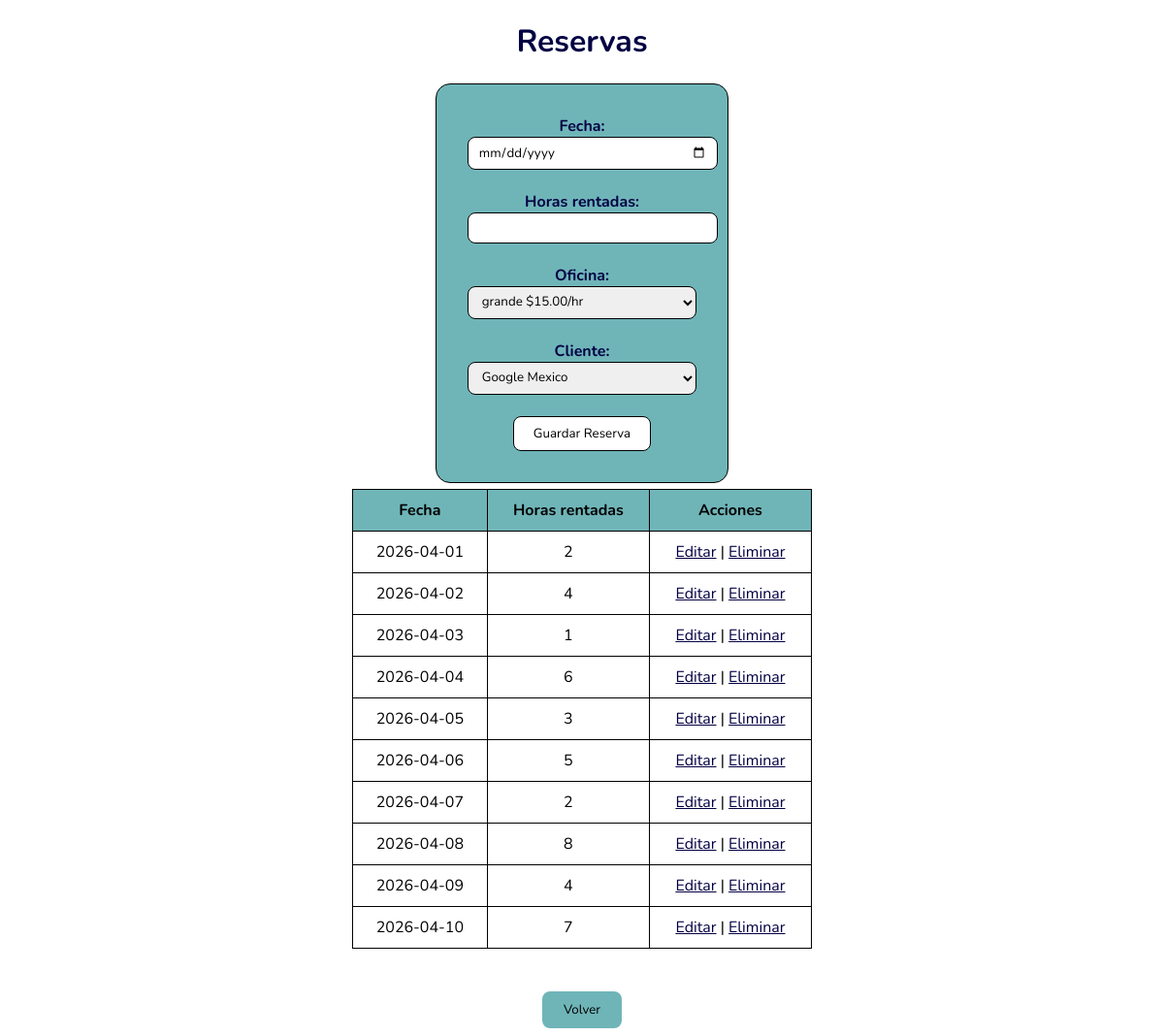
Page /reserva.php on the committed database.
### tables this page shows
CREATE TABLE `reservas` (
  `Id_reservas` int(11) NOT NULL,
  `fecha` date NOT NULL,
  `horas_rentadas` int(3) NOT NULL,
  `Id_oficina` int(11) NOT NULL,
  `Id_cliente` int(11) NOT NULL
);

### reserva.php (the view, shortened to what this page needs)
<?php include("BaseDeDatos.php"); ?>
<!DOCTYPE html>
<html lang="es">
<head>
</head>
<body>
  <h1>Reservas</h1>
  <div class="contenedor">
    <form action="Guardar.php" method="POST">
      <table class="nombre">
        <tr>
          <td>
            <label>Fecha:</label>
            <input type="date" name="fecha">
          </td>
        </tr>
        <tr>
          <td>
            <label>Horas rentadas:</label>
            <input type="text" name="horas_rentadas">
          </td>
        </tr>
        <tr>
          <td>
            <label>Oficina:</label>
            <select name="Id_oficina">
              <?php
                $consulta_oficina = mysqli_query($conectado, "SELECT Id_oficina, tamaño, precio_hora FROM oficinas");
                while ($oficina = mysqli_fetch_assoc($consulta_oficina)) {
                  echo "<option value='{$oficina['Id_oficina']}'>{$oficina['tamaño']} \${$oficina['precio_hora']}/hr</option>";
                }
              ?>
            </select>
          </td>
        </tr>
        <tr>
          <td>
            <label>Cliente:</label>
            <select name="Id_cliente">
              <?php
                $consulta_cliente = mysqli_query($conectado, "SELECT Id_cliente, empresa FROM cliente");
                while ($cliente = mysqli_fetch_assoc($consulta_cliente)) {
                  echo "<option value='{$cliente['Id_cliente']}'>{$cliente['empresa']}</option>";
                }
              ?>
            </select>
          </td>
        </tr>
        <tr>
          <td>
            <input type="submit" name="guardar_reservas" value="Guardar Reserva">
          </td>
        </tr>
      </table>
    </form>
  </div>
  <br>
  <table class="tabla">
    <thead>
      <tr>
        <th>Fecha</th>
        <th>Horas rentadas</th>
        <th>Acciones</th>
      </tr>
    </thead>
    <tbody>
      <?php
        $consulta = "SELECT * FROM reservas";
        $resultado = mysqli_query($conectado, $consulta);
        while ($row = mysqli_fetch_assoc($resultado)) { ?>
          <tr>
            <td><?php echo $row['fecha']; ?></td>
            <td><?php echo $row['horas_rentadas']; ?></td>
            <td>
              <a href="Editar.php?Id_reservas=<?php echo $row['Id_reservas']; ?>">Editar</a> |
              <a href="Borrar.php?Id_reservas=<?php echo $row['Id_reservas']; ?>">Eliminar</a>
            </td>
          </tr>
      <?php } ?>
    </tbody>
  </table>
  <br><br>
  <button onclick="window.location.href='index.php'">Volver</button>
</body>
</html>

### reserva.php (style rules this page uses)
body { font-family: 'Nunito', sans-serif; background-color: #ffffff; text-align: center; }
h1 { color: #030043; }
.contenedor { width: 22%; background-color: #6fb5b8; padding: 20px; border: 1px solid #000000; border-radius: 15px; display: inline-block; }
.nombre td { width: 12%; padding: 10px; text-align: center; }
label { font-weight: 700; color: #030043; }
input[type="text"], input[type="date"], select { padding: 6px 10px; border: 1px solid #000; border-radius: 8px; font-family: 'Nunito', sans-serif; width: 100%; }
input[type="submit"] { padding: 8px 20px; background-color: #ffffff; border: 1px solid #000; border-radius: 8px; font-family: 'Nunito', sans-serif; cursor: pointer; }
.tabla { margin: 0 auto; width: 40%; border: 1px solid #000000; background-color: #6fb5b8; border-collapse: collapse; }
.tabla th, .tabla td { background-color: #ffffff; border: 1px solid #000000; padding: 10px; text-align: center; }
.tabla th { background-color: #6fb5b8 ; }
a { color: #030043; }
button { padding: 8px 20px; border: 2px solid #6fb5b8; background-color: #6fb5b8; border-radius: 8px; font-family: 'Nunito', sans-serif; cursor: pointer; }

### rows in the picture
reservas: fecha "2026-04-01", horas_rentadas "2"
reservas: fecha "2026-04-02", horas_rentadas "4"
reservas: fecha "2026-04-03", horas_rentadas "1"
reservas: fecha "2026-04-04", horas_rentadas "6"
reservas: fecha "2026-04-05", horas_rentadas "3"
reservas: fecha "2026-04-06", horas_rentadas "5"
reservas: fecha "2026-04-07", horas_rentadas "2"
reservas: fecha "2026-04-08", horas_rentadas "8"
reservas: fecha "2026-04-09", horas_rentadas "4"
reservas: fecha "2026-04-10", horas_rentadas "7"

### other values in the picture
form field Id_oficina "grande $15.00/hr"
form field Id_cliente "Google Mexico"
